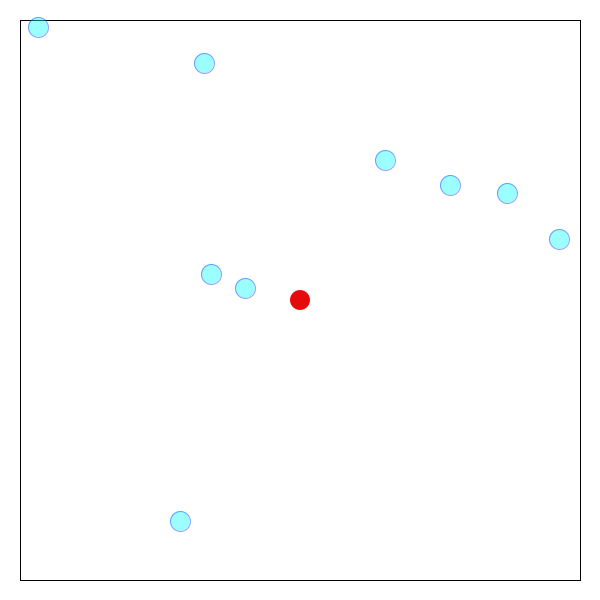
Frame 1 (no input)
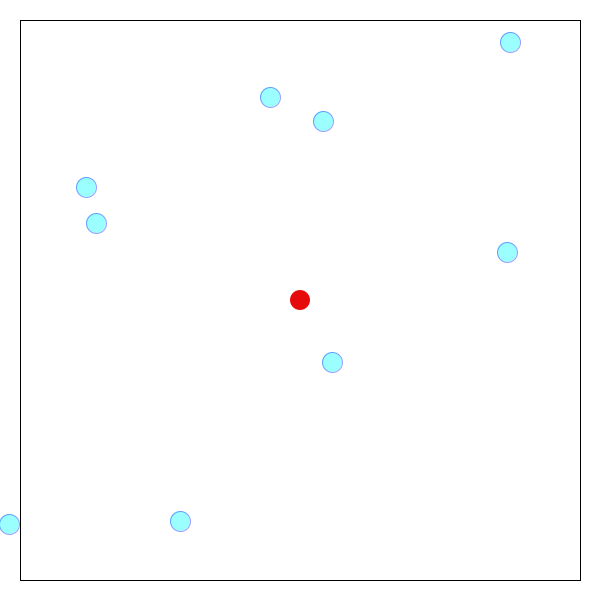
Frame 60 (the mouse pressed at the canvas centre just before this capture)
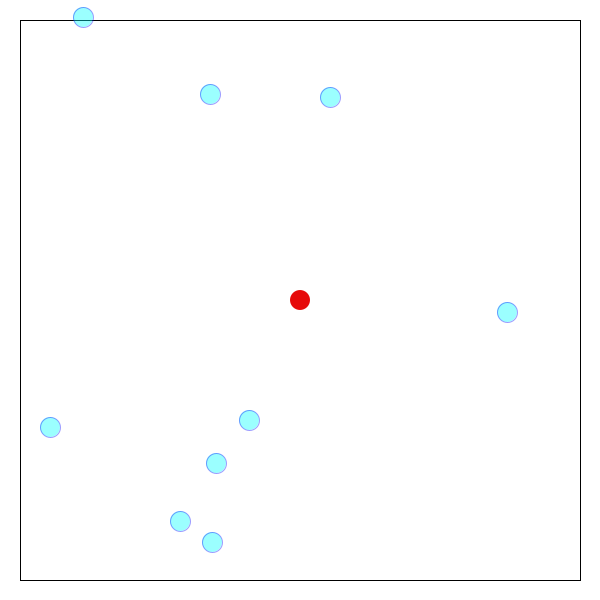
Frame 120 (the mouse held since frame 60 and released just before this capture)

The Processing sketch that drew these frames (run headless with seeded random() and noise(); from frame 60 on, the mouse is pressed at the canvas centre):

// Processing sketch: sketch4528
// ── sketch4528.pde
int l = 20;
int n = 20;
int a = 300;//main
int b = 300;//main
int r = 10;
int x[] = new int[10];
int y[] = new int[10];
int vx[] = new int[10];
int vy[] = new int[10];

void setup() {
  size(600, 600);
  background(255);
  int i;
  for ( i = 0; i < 10 ; i++ ){
    x[i] = (int)random( r, width-r );
    y[i] = (int)random( r, height-r );
    vx[i] = (int)random( -5, 6 );
    vy[i] = (int)random( -5, 6 );
  }
}

void draw() {
  background(255);
  fill(255);
  stroke(0);
  rect(20, 20, 560, 560);
  ellipseMode(RADIUS);
  stroke( 0, 0, 255, 100 );
  int i;
  for ( i = 0 ; i < 9 ; i++ )
  {
    fill( 0, 255, 255, 100 );
    stroke( 0, 0, 255, 100 );
    ellipse( x[i], y[i], r, r );
    x[i] = x[i] + vx[i];
    y[i] = y[i] + vy[i];
    if ( y[i] > height-r || y[i] < r) vy[i] = -vy[i];
    if ( x[i] > width-r || x[i] < r) vx[i] = -vx[i];
  }

  float d[] = new float[10];
  int hit=0;
  
  for(i=0;i<10;i++){
    d[i]=dist(a, b, x[i], y[i]);
    
    if(d[i]<=20){
      hit=1;
    }
  }
  if (keyPressed && (key == CODED)) {
    if (keyCode ==LEFT) {
      a-=4;
    } 
    else if (keyCode == RIGHT) {
      a+=4;
    }
    else if (keyCode == DOWN) {
      b+=4;
    }
    else if (keyCode == UP) {
      b-=4;
    }
  }

  if ((a + 10 < 580) && (a - 10 > 20) 
    && (b + 10 < 580) && (b - 10 > 20)
    && (hit == 0)) {
    fill(0);
  }
  else {
    fill(255);
    background(0);
    textSize(20);
    text("GAMEOVER", 240, 270);
    noLoop();
  }
  noStroke();
  fill(230,10,10);
  ellipse(a, b, 10, 10);
}
